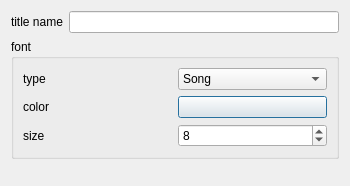
<?xml version="1.0" encoding="UTF-8"?>
<ui version="4.0">
 <class>curveTitlePropDialog</class>
 <widget class="QDialog" name="curveTitlePropDialog">
  <property name="geometry">
   <rect>
    <x>0</x>
    <y>0</y>
    <width>350</width>
    <height>186</height>
   </rect>
  </property>
  <property name="windowTitle">
   <string>Title Property</string>
  </property>
  <layout class="QVBoxLayout" name="verticalLayout">
   <item>
    <layout class="QHBoxLayout" name="horizontalLayout">
     <item>
      <widget class="QLabel" name="label">
       <property name="text">
        <string>title name</string>
       </property>
      </widget>
     </item>
     <item>
      <widget class="QLineEdit" name="title_name_lineEdit"/>
     </item>
    </layout>
   </item>
   <item>
    <widget class="QGroupBox" name="groupBox">
     <property name="title">
      <string>font</string>
     </property>
     <layout class="QGridLayout" name="gridLayout">
      <item row="0" column="0">
       <widget class="QLabel" name="label_2">
        <property name="text">
         <string>type</string>
        </property>
       </widget>
      </item>
      <item row="0" column="1">
       <widget class="QComboBox" name="title_fontType_comboBox">
        <item>
         <property name="text">
          <string>Song</string>
         </property>
        </item>
        <item>
         <property name="text">
          <string>Hei</string>
         </property>
        </item>
        <item>
         <property name="text">
          <string>Arial</string>
         </property>
        </item>
       </widget>
      </item>
      <item row="1" column="0">
       <widget class="QLabel" name="label_3">
        <property name="text">
         <string>color</string>
        </property>
       </widget>
      </item>
      <item row="1" column="1">
       <widget class="QPushButton" name="title_fontColor_pushButton">
        <property name="text">
         <string/>
        </property>
       </widget>
      </item>
      <item row="2" column="0">
       <widget class="QLabel" name="label_4">
        <property name="text">
         <string>size</string>
        </property>
       </widget>
      </item>
      <item row="2" column="1">
       <widget class="QSpinBox" name="title_fontSize_spinBox">
        <property name="minimum">
         <number>1</number>
        </property>
        <property name="maximum">
         <number>20</number>
        </property>
        <property name="value">
         <number>8</number>
        </property>
       </widget>
      </item>
     </layout>
    </widget>
   </item>
   <item>
    <spacer name="verticalSpacer">
     <property name="orientation">
      <enum>Qt::Vertical</enum>
     </property>
     <property name="sizeHint" stdset="0">
      <size>
       <width>20</width>
       <height>56</height>
      </size>
     </property>
    </spacer>
   </item>
  </layout>
 </widget>
 <resources/>
 <connections/>
</ui>
